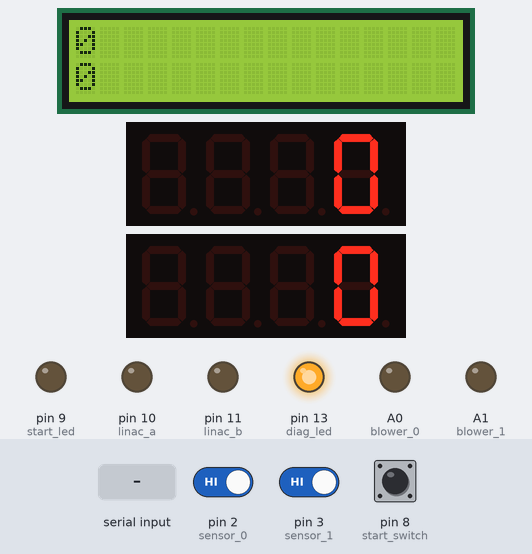
A program run on a simulated Arduino Mega 2560, built with avr-gcc and run on an emulated ATmega2560. Shown: 16×2 character LCD, 2 × 4-digit seven-segment display, output pins drawn as LEDs (lit = HIGH). The test bench sets the inputs (shaded band); at power-on: pin 2 (sensor_0) HIGH, pin 3 (sensor_1) HIGH, pin 8 (start_switch) HIGH. What the program prints to the serial monitor is not drawn.

Above: at 1.5 s.
1.6 s: "2\n" received over Serial
At 2.8 s:
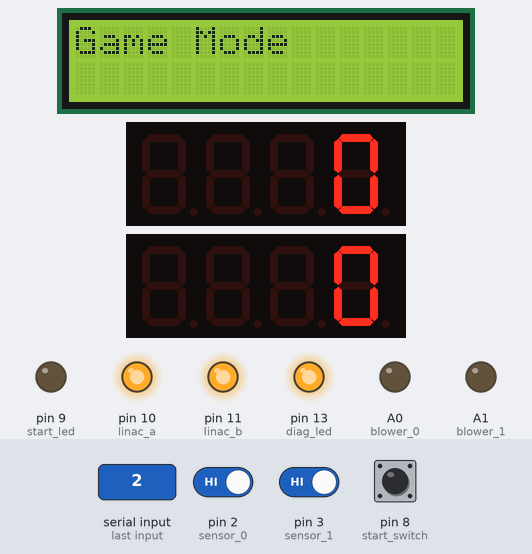
4.6 s: "1\n" received over Serial
At 5.7 s:
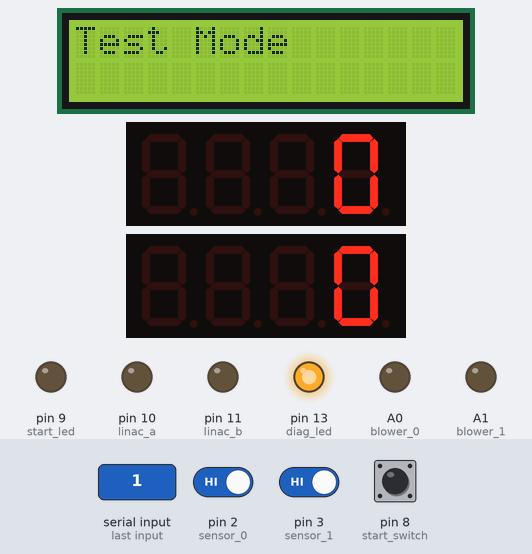
6.2 s: "3\n" received over Serial
At 7.1 s:
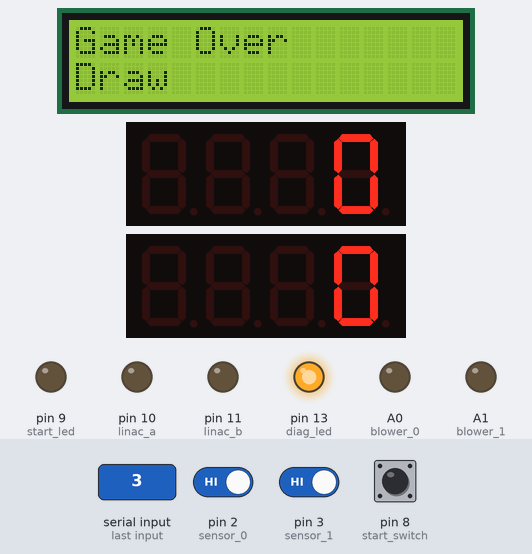
7.7 s: "0\n" received over Serial
At 8.7 s:
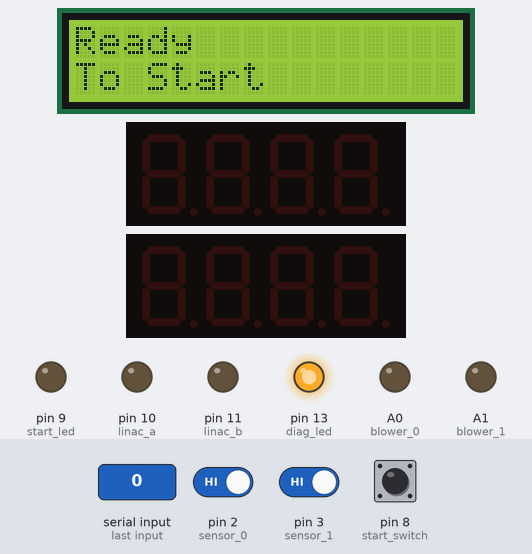
9.3 s: "2\n" received over Serial
At 10.3 s:
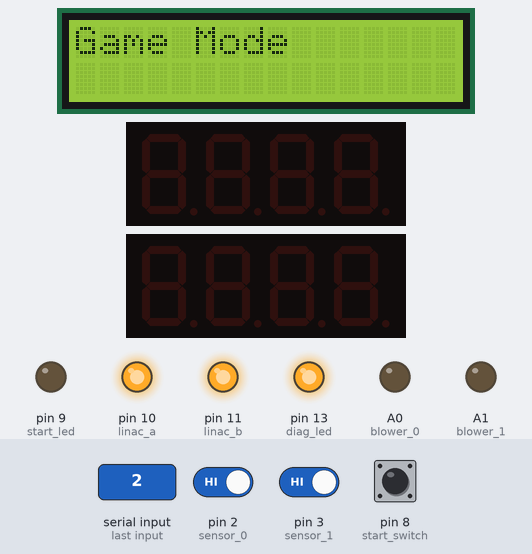
12.3 s: "3\n" received over Serial
At 12.8 s:
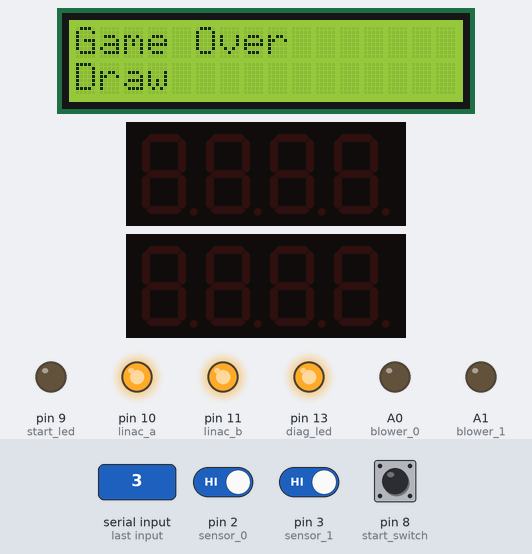
Timing chart, 0 to 14.8 s (numbered marks = the images above; inputs shaded):
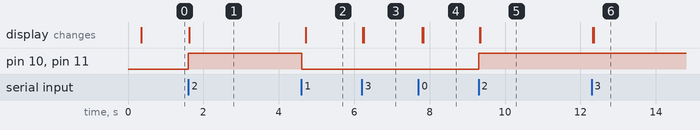

The program:

main.cpp
```cpp
#include <Arduino.h>
#include <TM1637Display.h>
#include <LiquidCrystal_I2C.h>

////////////////////////////////////////////////////////////////////////////////////////////////////////////////////////////////////////////////////////////////////////////////////////////////
// LCD
////////////////////////////////////////////////////////////////////////////////////////////////////////////////////////////////////////////////////////////////////////////////////////////////

LiquidCrystal_I2C lcd(0x27, 16, 2);

#define QUEUE_SIZE 10

struct LcdCommand
{
  String text;
  int row;
};

LcdCommand lcdQueue[QUEUE_SIZE];
int queueHead = 0;
int queueTail = 0;

bool isQueueEmpty()
{
  return queueHead == queueTail;
}

bool isQueueFull()
{
  return (queueTail + 1) % QUEUE_SIZE == queueHead;
}

void lcdInit()
{
  lcd.init();
  lcd.backlight();
  lcd.clear();
}

void lcdPrint(String text, int row)
{
  if (row > 1)
    row = 1;

  lcd.setCursor(0, row);
  lcd.print("                ");
  lcd.setCursor(0, row);

  if (lcd.print(text) != text.length())
  {
    Serial.println("Error: LCD not working properly");
  }
}

void lcdPrint(String line1, String line2)
{
  lcd.clear();

  lcdPrint(line1, 0);
  lcdPrint(line2, 1);
}

void enqueueLcdPrint(String text, int row)
{
  if (!isQueueFull())
  {
    lcdQueue[queueTail].text = text;
    lcdQueue[queueTail].row = row;
    queueTail = (queueTail + 1) % QUEUE_SIZE;
  }
}

void enqueueLcdPrint(String line1, String line2)
{
  enqueueLcdPrint(line1, 0);
  enqueueLcdPrint(line2, 1);
}

void processLcdQueue()
{
  if (!isQueueEmpty())
  {
    LcdCommand command = lcdQueue[queueHead];
    queueHead = (queueHead + 1) % QUEUE_SIZE;
    lcdPrint(command.text, command.row);
  }
}

////////////////////////////////////////////////////////////////////////////////////////////////////////////////////////////////////////////////////////////////////////////////////////////////

#define linac_open_time 4000 // milliseconds

#define sensor_0 2
#define sensor_1 3
#define dio_0 4 // display data pin
#define clk_0 5 // display clock pin
#define dio_1 6
#define clk_1 7
#define start_switch 8
#define start_led 9
#define linac_a 10 // drive both relays together
#define linac_b 11
#define blower_0 A0 // external relay boards
#define blower_1 A1

#define diag_led 13

TM1637Display display_0(clk_0, dio_0);
TM1637Display display_1(clk_1, dio_1);

bool initialized = false;
int current_mode = 0;
bool game_on = false;
bool counting = false;
bool start_button = false;

int last_mode = 0;

uint16_t counter_0 = 0;
uint16_t counter_1 = 0;
uint32_t run_timer = 0;

char inData[100];
char *inParse[100];
String inString = "";
int indx = 0;
bool stringComplete = false;

unsigned long linacLastUpdate = 0;
unsigned long linacDelayTime = 100;

unsigned long counterLastUpdate_0 = 0;
unsigned long counterLastUpdate_1 = 0;
unsigned long counterDelayTime = 100;

int unity_mode = 0;
bool unity_resetCounters = false;
bool unity_isLinacAOn = false;
bool unity_isLinacBOn = false;
bool unity_isBlower0On = false;
bool unity_isBlower1On = false;
bool unity_isStartLedOn = false;

void count_0()
{
  if (counting)
  {
    unsigned long currentMillis = millis();
    if (currentMillis - counterLastUpdate_0 >= counterDelayTime)
    {
      counterLastUpdate_0 = currentMillis;
      counter_0++;

      display_0.showNumberDec(counter_0, false);
      enqueueLcdPrint(String(counter_0), 0);
    }
  }
}

void count_1()
{
  if (counting)
  {
    unsigned long currentMillis = millis();
    if (currentMillis - counterLastUpdate_1 >= counterDelayTime)
    {
      counterLastUpdate_1 = currentMillis;
      counter_1++;

      display_1.showNumberDec(counter_1, false);
      enqueueLcdPrint(String(counter_1), 1);
    }
  }
}

void ResetCounters()
{
  counter_0 = 0;
  counter_1 = 0;
  display_0.showNumberDec(0, false);
  display_1.showNumberDec(0, false);
  lcdPrint("0", "0");
}

void ResetPins()
{
  digitalWrite(blower_0, LOW);
  digitalWrite(blower_1, LOW);
  digitalWrite(linac_a, LOW);
  digitalWrite(linac_b, LOW);
  digitalWrite(start_led, LOW);
}

unsigned long sendDataLastUpdate = 0;
unsigned long sendDataDelayTime = 100;

void SendData()
{
  unsigned long currentMillis = millis();
  if (currentMillis - sendDataLastUpdate >= sendDataDelayTime)
  {
    sendDataLastUpdate = currentMillis;
    Serial.println(
        String(initialized) + "," +
        String(unity_mode) + "," +
        String(game_on) + "," +
        String(counting) + "," +
        String(counter_0) + "," +
        String(counter_1) + "," +
        String(start_button));
  }
}

void parseInString()
{
  int index = 0;
  char *inputStr = strdup(inString.c_str());
  char *token = strtok(inputStr, ", ");
  while (token != nullptr && index < 10)
  {
    inData[index++] = atoi(token);
    token = strtok(nullptr, ", ");
  }
}

void serialEvent()
{
  while (Serial.available() && !stringComplete)
  {
    char inChar = Serial.read();
    inString += inChar;
    if (inChar == '\n')
    {
      stringComplete = true;
    }
  }
}

void ResetMode()
{
  if (last_mode != current_mode)
  {
    last_mode = current_mode;
    game_on = false;
    enqueueLcdPrint("Ready", "To Start");

    display_0.setBrightness(7, false);
    display_1.setBrightness(7, false);
  }

  counting = false;

  ResetCounters();
  ResetPins();
}

void TestMode()
{
  if (last_mode != current_mode)
  {
    last_mode = current_mode;
    enqueueLcdPrint("Test Mode", " ");
    game_on = false;

    display_0.setBrightness(7, true);
    display_1.setBrightness(7, true);

    ResetPins();
    ResetCounters();
  }

  if (unity_resetCounters)
  {
    ResetCounters();
  }

  counting = true;

  digitalWrite(blower_0, unity_isBlower0On);
  digitalWrite(blower_1, unity_isBlower1On);
  digitalWrite(linac_a, unity_isLinacAOn);
  digitalWrite(linac_b, unity_isLinacBOn);
  digitalWrite(start_led, unity_isStartLedOn);
}

static unsigned long startGameTimestamp = 0;
static int startGameStep = 0;

void StartGame()
{
  if (last_mode != current_mode)
  {
    last_mode = current_mode;
    enqueueLcdPrint("Game Mode", " ");
    counting = false;
    game_on = false;
    digitalWrite(start_led, LOW);
    digitalWrite(linac_a, HIGH);
    digitalWrite(linac_b, HIGH);

    display_0.setBrightness(7, false);
    display_1.setBrightness(7, false);

    startGameTimestamp = millis();
    startGameStep = 1;
  }

  if (unity_resetCounters)
  {
    ResetCounters();
  }
}

static unsigned long blinkLastTime = 0;
static bool blinkState = false;

void EndGame()
{
  if (last_mode != current_mode)
  {
    last_mode = current_mode;
    counting = false;
    game_on = false;
    digitalWrite(start_led, LOW);
    digitalWrite(blower_0, LOW);
    digitalWrite(blower_1, LOW);

    enqueueLcdPrint("Game Over", 0);

    if (counter_0 > counter_1)
    {
      enqueueLcdPrint("Team 1 Wins", 1);
    }
    else if (counter_1 > counter_0)
    {
      enqueueLcdPrint("Team 2 Wins", 1);
    }
    else
    {
      enqueueLcdPrint("Draw", 1);
    }
  }
}

void UseDataLogic()
{
  current_mode = unity_mode;

  switch (unity_mode)
  {
  case 0:
    ResetMode();
    break;
  case 1:
    TestMode();
    break;
  case 2:
    StartGame();
    break;
  case 3:
    EndGame();
    break;
  default:
    break;
  }
}

void ParseSerialData()
{
  char *p = inData;
  char *str;
  int count = 0;

  while ((str = strtok_r(p, ",", &p)) != NULL)
  {
    inParse[count] = str;
    count++;
  }

  unity_mode = inData[0];
  unity_resetCounters = inData[1];
  sendDataDelayTime = inData[2];
  counterDelayTime = inData[3];
  linacDelayTime = inData[4];
  unity_isLinacAOn = inData[5];
  unity_isLinacBOn = inData[6];
  unity_isBlower0On = inData[7];
  unity_isBlower1On = inData[8];
  unity_isStartLedOn = inData[9];

  memset(&inData[0], 0, sizeof(inData));

  UseDataLogic();
}

void GameUpdate()
{
  if (current_mode == 2)
  {
    if (startGameStep == 1 && millis() - startGameTimestamp >= linac_open_time)
    {
      digitalWrite(linac_a, LOW);
      digitalWrite(linac_b, LOW);
      startGameTimestamp = millis();
      startGameStep = 2;
    }

    if (startGameStep == 2 && millis() - startGameTimestamp >= linac_open_time + 2000)
    {
      digitalWrite(blower_0, HIGH);
      digitalWrite(blower_1, HIGH);
      digitalWrite(start_led, HIGH);

      display_0.setBrightness(7, true);
      display_1.setBrightness(7, true);

      counting = true;
      game_on = true;
      startGameStep = 3;
    }
  }
  else if (current_mode == 3)
  {
    unsigned long now = millis();
    if (now - blinkLastTime >= 500)
    {
      blinkLastTime = now;
      blinkState = !blinkState;
      display_0.setBrightness(7, blinkState);
      display_1.setBrightness(7, blinkState);
    }
  }
}

void setup()
{
  Serial.begin(9600);

  lcdInit();

  pinMode(start_switch, INPUT_PULLUP);
  pinMode(start_led, OUTPUT);
  pinMode(diag_led, OUTPUT);
  pinMode(linac_a, OUTPUT);
  pinMode(linac_b, OUTPUT);
  pinMode(blower_0, OUTPUT);
  pinMode(blower_1, OUTPUT);
  pinMode(sensor_0, INPUT_PULLUP);
  pinMode(sensor_1, INPUT_PULLUP);
  attachInterrupt(digitalPinToInterrupt(sensor_0), count_0, RISING);
  attachInterrupt(digitalPinToInterrupt(sensor_1), count_1, RISING);

  delay(100);

  display_0.setBrightness(7, true);
  display_1.setBrightness(7, true);

  delay(100);

  digitalWrite(diag_led, HIGH);
  initialized = true;

  ResetMode();
}

void loop()
{
  SendData();

  if (Serial.available())
    serialEvent();

  if (stringComplete)
  {
    parseInString();
    ParseSerialData();
    inString = "";
    stringComplete = false;
  }

  GameUpdate();

  start_button = !digitalRead(start_switch);

  processLcdQueue();
}
```

Measured:
- after the input at 1.6 s, pin 10 (linac_a), pin 11 (linac_b): LOW → HIGH at once; the display: first changes at once (image 1 shows a later state)
- after the input at 4.6 s, pin 10 (linac_a), pin 11 (linac_b): HIGH → LOW after 0.01 s instead of 1.0 s; the display: changes after 0.11 s (image 2)
- after the input at 6.2 s, the display: first changes at once (image 3 shows a later state)
- after the input at 7.7 s, the display: first changes after 0.11 s (image 4 shows a later state)
- after the input at 9.3 s, pin 10 (linac_a), pin 11 (linac_b): LOW → HIGH at once; the display: first changes at once (image 5 shows a later state)
- after the input at 12.3 s, pin 10 (linac_a), pin 11 (linac_b): stays HIGH (without the input it goes to LOW after 1.0 s); the display: first changes at once (image 6 shows a later state)
